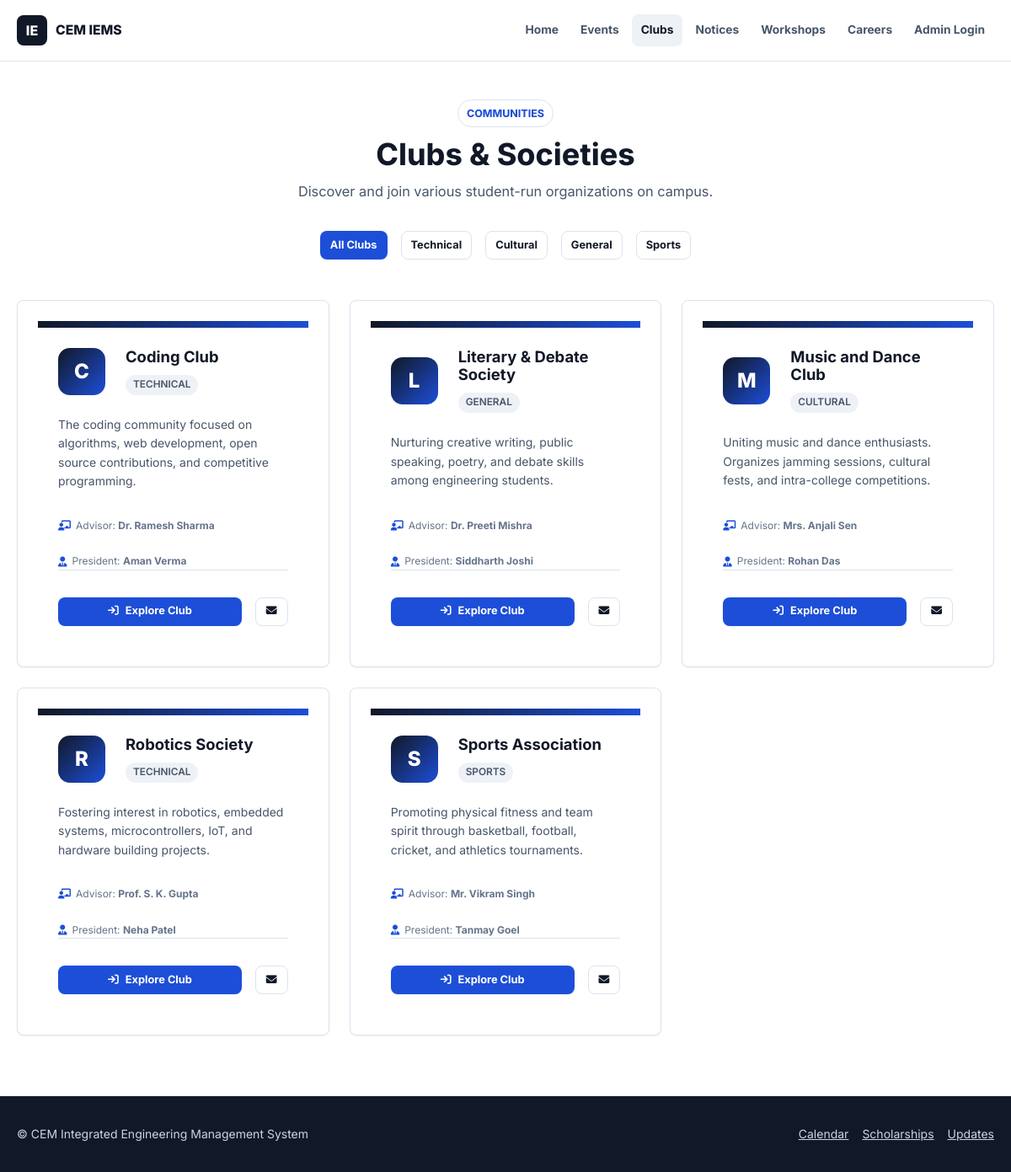
Page /clubs on the committed database.
### models/club.py (models this page shows, shortened)
class Club(db.Model):
    __tablename__ = 'clubs'
    id = db.Column(db.Integer, primary_key=True)
    name = db.Column(db.String(100), nullable=False)
    description = db.Column(db.Text)
    logo = db.Column(db.String(256))  # File path
    faculty = db.Column(db.String(100))  # Faculty advisor
    president = db.Column(db.String(100))  # President name (display)
    email = db.Column(db.String(120))
    phone = db.Column(db.String(20))
    category = db.Column(db.String(50), default='general')  # technical, cultural, sports, general
    is_active = db.Column(db.Boolean, default=True)
    events = db.relationship('Event', backref='club', lazy='dynamic')
    notices = db.relationship('Notice', backref='club', lazy='dynamic')

### routes/public.py (the view)
@public_bp.route('/clubs')
def clubs():
    category = request.args.get('category', '')
    query = Club.query.filter_by(is_active=True)
    if category:
        query = query.filter_by(category=category)
    clubs = query.order_by(Club.name.asc()).all()
    categories = db.session.query(Club.category).distinct().all()
    categories = [c[0] for c in categories if c[0]]
    return render_template('public/clubs.html', clubs=clubs, categories=categories, selected_category=category)

### templates/public/clubs.html (shortened to what this page needs)
{% extends "base.html" %}
{% block content %}
<section class="section bg-white">
    <div class="container">
        <div class="section-header">
            <div class="section-kicker">Communities</div>
            <h2>Clubs & Societies</h2>
            <p>Discover and join various student-run organizations on campus.</p>
        </div>
        <div class="mb-5 d-flex gap-2 justify-center flex-wrap">
            <a href="{{ url_for('public.clubs') }}" class="btn {% if not selected_category %}btn-primary{% else %}btn-secondary{% endif %} btn-sm">All Clubs</a>
            {% for cat in categories %}
            <a href="{{ url_for('public.clubs', category=cat) }}" class="btn {% if selected_category == cat %}btn-primary{% else %}btn-secondary{% endif %} btn-sm">{{ cat | title }}</a>
            {% endfor %}
        </div>
        <div class="cards-grid" style="grid-template-columns: repeat(auto-fill, minmax(320px, 1fr)); gap: 24px;">
            {% for club in clubs %}
            <article class="card card-hover p-0" style="overflow: hidden; display: flex; flex-direction: column; height: 100%;">
                <div style="height: 8px; background: linear-gradient(90deg, var(--primary), var(--accent-blue));"></div>
                <div style="padding: 1.5rem; display: flex; flex-direction: column; flex-grow: 1;">
                    <div class="d-flex align-center gap-3 mb-3">
                        <div style="width: 56px; height: 56px; border-radius: 14px; background: linear-gradient(135deg, var(--primary), var(--accent-blue)); color: #fff; display: flex; align-items: center; justify-content: center; font-size: 1.5rem; font-weight: 800; flex-shrink: 0;">{{ club.name[0] }}</div>
                        <div>
                            <h4 class="m-0 mb-1" style="font-size: 1.15rem; font-weight: 700; color: var(--primary);">{{ club.name }}</h4>
                            <span class="badge badge-secondary text-xs" style="text-transform: uppercase; font-weight: 600;">{{ club.category | title }}</span>
                        </div>
                    </div>
                    <p class="text-sm text-secondary mb-4" style="line-height: 1.6; flex-grow: 1;">{{ club.description[:140] }}{% if club.description|length > 140 %}...{% endif %}</p>
                    <div class="d-flex gap-3 mb-4 pb-3 border-bottom" style="flex-wrap: wrap;">
                        {% if club.faculty %}
                        <div class="text-xs text-muted" style="display: flex; align-items: center; gap: 6px;">
                            <i class="fa-solid fa-chalkboard-user" style="color: var(--accent-blue);"></i>
                            <span>Advisor: <strong>{{ club.faculty }}</strong></span>
                        </div>
                        {% endif %}
                        {% if club.president %}
                        <div class="text-xs text-muted" style="display: flex; align-items: center; gap: 6px;">
                            <i class="fa-solid fa-user-tie" style="color: var(--accent-blue);"></i>
                            <span>President: <strong>{{ club.president }}</strong></span>
                        </div>
                        {% endif %}
                    </div>
                    <div class="d-flex gap-2 mt-auto">
                        <a href="{{ url_for('public.club_detail', club_id=club.id) }}" class="btn btn-primary btn-sm" style="flex: 1;"><i class="fa-solid fa-arrow-right-to-bracket"></i> Explore Club</a>
                        {% if club.email %}
                        <a href="mailto:{{ club.email }}" class="btn btn-secondary btn-sm" title="Email Club" style="padding: 0 12px; display: inline-flex; align-items: center; justify-content: center;"><i class="fa-solid fa-envelope"></i></a>
                        {% endif %}
                    </div>
                </div>
            </article>
            {% else %}
            <div class="col-span-full text-center py-5">
                <p class="text-muted">No clubs found in this category.</p>
            </div>
            {% endfor %}
        </div>
    </div>
</section>
{% endblock %}

### templates/base.html (shortened to what this page needs)
<!DOCTYPE html>
<html lang="en">
<head>
    <link rel="stylesheet" href="https://cdnjs.cloudflare.com/ajax/libs/font-awesome/6.4.0/css/all.min.css">
    <link rel="stylesheet" href="{{ url_for('static', filename='css/main.css') }}">
    <link rel="stylesheet" href="{{ url_for('static', filename='css/public.css') }}">
    <link rel="stylesheet" href="{{ url_for('static', filename='css/responsive.css') }}">
</head>
<body>
    <nav class="navbar" id="navbar">
        <div class="nav-container">
            <a href="{{ url_for('public.home') }}" class="nav-logo">
                <span class="nav-logo-mark">IE</span>
                <span class="nav-logo-text">{{ config.COLLEGE_SHORT }} IEMS</span>
            </a>
            <ul class="nav-links" id="navLinks">
                <li><a href="{{ url_for('public.home') }}" class="{% if request.endpoint == 'public.home' %}active{% endif %}">Home</a></li>
                <li><a href="{{ url_for('public.events') }}" class="{% if request.endpoint == 'public.events' or request.endpoint == 'public.event_detail' %}active{% endif %}">Events</a></li>
                <li><a href="{{ url_for('public.clubs') }}" class="{% if request.endpoint == 'public.clubs' or request.endpoint == 'public.club_detail' %}active{% endif %}">Clubs</a></li>
                <li><a href="{{ url_for('public.notices') }}" class="{% if request.endpoint == 'public.notices' %}active{% endif %}">Notices</a></li>
                <li><a href="{{ url_for('public.workshops') }}" class="{% if request.endpoint == 'public.workshops' %}active{% endif %}">Workshops</a></li>
                <li><a href="{{ url_for('public.opportunities') }}" class="{% if request.endpoint == 'public.opportunities' %}active{% endif %}">Careers</a></li>
                {% if current_user.is_authenticated and current_user.role in ('super_admin', 'college_admin') %}
                <li><a href="{{ url_for('admin.dashboard') }}" class="btn btn-primary btn-sm">Dashboard</a></li>
                {% elif not current_user.is_authenticated %}
                <li><a href="{{ url_for('auth.login') }}">Admin Login</a></li>
                {% endif %}
            </ul>
        </div>
    </nav>
    <main>
        {% block content %}{% endblock %}
    </main>
    <footer class="site-footer">
        <div class="container d-flex justify-between align-center flex-wrap gap-2">
            <p class="text-sm m-0">&copy; {{ config.COLLEGE_SHORT }} Integrated Engineering Management System</p>
            <div class="d-flex gap-2 text-sm">
                <a href="{{ url_for('public.calendar') }}">Calendar</a>
                <a href="{{ url_for('public.scholarships') }}">Scholarships</a>
                <a href="{{ url_for('public.updates') }}">Updates</a>
            </div>
        </div>
    </footer>
</body>
</html>

### static/css/main.css (style rules this page uses)
:root { --primary: #111827; --primary-soft: #243041; --accent-blue: #1d4ed8; --accent-blue-light: #dbeafe; --accent-teal: #0f766e; --accent-teal-light: #ccfbf1; --accent-amber: #b45309; --bg: #f6f8fb; --surface: #ffffff; --surface-muted: #f1f5f9; --border: #dbe3ef; --border-strong: #cbd5e1; --text-primary: #111827; --text-secondary: #475569; --text-muted: #64748b; --danger: #dc2626; --warning: #d97706; --success: #059669; --info: #0284c7; --space-xs: 4px; --space-sm: 8px; --space-md: 16px; --space-lg: 24px; --space-xl: 32px; --space-2xl: 48px; --space-3xl: 64px; --radius-sm: 6px; --radius-md: 8px; --radius-lg: 8px; --shadow-sm: 0 1px 2px rgba(15, 23, 42, 0.06); --shadow-md: 0 10px 24px rgba(15, 23, 42, 0.08); --shadow-lg: 0 24px 56px rgba(15, 23, 42, 0.14); --transition-fast: 150ms ease; --transition: 220ms ease; }
* { box-sizing: border-box; margin: 0; padding: 0; }
html { scroll-behavior: smooth; }
body { min-height: 100vh; font-family: "Inter", system-ui, -apple-system, BlinkMacSystemFont, "Segoe UI", sans-serif; background: var(--bg); color: var(--text-primary); line-height: 1.55; -webkit-font-smoothing: antialiased; text-rendering: optimizeLegibility; }
a { color: var(--accent-blue); }
h1, h2, h3, h4, h5, h6 { color: var(--primary); font-weight: 750; line-height: 1.15; }
p { color: var(--text-secondary); }
.container { width: min(1180px, calc(100% - 40px)); margin: 0 auto; }
.section { padding: 72px 0; }
.bg-white { background: var(--surface); }
.section-header { max-width: 760px; margin: 0 auto 34px; text-align: center; }
.section-kicker, .hero-badge { display: inline-flex; align-items: center; gap: 8px; margin-bottom: 12px; padding: 6px 10px; border: 1px solid var(--border); border-radius: 999px; background: rgba(255, 255, 255, 0.72); color: var(--accent-blue); font-size: 0.78rem; font-weight: 750; text-transform: uppercase; }
.section-header h2 { font-size: clamp(1.85rem, 3vw, 2.55rem); margin-bottom: 10px; }
.section-header p { font-size: 1.02rem; }
.d-flex { display: flex; }
.align-center { align-items: center; }
.justify-center { justify-content: center; }
.justify-between { justify-content: space-between; }
.flex-wrap { flex-wrap: wrap; }
.gap-2 { gap: var(--space-md); }
.gap-3 { gap: var(--space-lg); }
.text-xs { font-size: 0.75rem; }
.text-sm { font-size: 0.875rem; }
.text-muted { color: var(--text-muted); }
.text-secondary { color: var(--text-secondary); }
.m-0 { margin: 0; }
.mb-1 { margin-bottom: var(--space-sm); }
.mb-3 { margin-bottom: var(--space-lg); }
.mb-4 { margin-bottom: var(--space-xl); }
.mb-5 { margin-bottom: var(--space-2xl); }
.p-0 { padding: 0; }
.border-bottom { border-bottom: 1px solid var(--border); }
.btn { min-height: 40px; padding: 10px 16px; border: 1px solid transparent; border-radius: var(--radius-md); display: inline-flex; align-items: center; justify-content: center; gap: 8px; color: inherit; text-decoration: none; font-family: inherit; font-size: 0.92rem; font-weight: 700; line-height: 1; white-space: nowrap; cursor: pointer; transition: transform var(--transition-fast), box-shadow var(--transition-fast), background var(--transition-fast), color var(--transition-fast), border-color var(--transition-fast); }
.btn-sm { min-height: 34px; padding: 8px 11px; font-size: 0.8rem; }
.btn-primary { background: var(--accent-blue); color: #fff; box-shadow: var(--shadow-sm); }
.btn-secondary, .btn-outline { background: #fff; color: var(--primary); border-color: var(--border); }
.card, .admin-table-card { background: var(--surface); border: 1px solid var(--border); border-radius: var(--radius-lg); box-shadow: var(--shadow-sm); }
.card { padding: 24px; }
.card-hover { transition: transform var(--transition), box-shadow var(--transition), border-color var(--transition); }
.badge { display: inline-flex; align-items: center; gap: 6px; min-height: 24px; padding: 4px 9px; border-radius: 999px; font-size: 0.74rem; font-weight: 750; line-height: 1; white-space: nowrap; }
.badge-secondary { background: #eef2f7; color: #475569; }
.cards-grid { display: grid; grid-template-columns: repeat(3, minmax(0, 1fr)); gap: 22px; }
.site-footer { background: #111827; color: #cbd5e1; padding: 34px 0; }
.site-footer p, .site-footer a { color: #cbd5e1; }

### rows in the picture
Club: name "C", name "Coding Club", category "TECHNICAL", description "The coding community focused on algorithms, web development, open source contributions, and competitive programming.", faculty "Dr. Ramesh Sharma", president "Aman Verma"
Club: name "L", name "Literary & Debate Society", category "GENERAL", description "Nurturing creative writing, public speaking, poetry, and debate skills among engineering students.", faculty "Dr. Preeti Mishra", president "Siddharth Joshi"
Club: name "M", name "Music and Dance Club", category "CULTURAL", description "Uniting music and dance enthusiasts. Organizes jamming sessions, cultural fests, and intra-college competitions.", faculty "Mrs. Anjali Sen", president "Rohan Das"
Club: name "R", name "Robotics Society", category "TECHNICAL", description "Fostering interest in robotics, embedded systems, microcontrollers, IoT, and hardware building projects.", faculty "Prof. S. K. Gupta", president "Neha Patel"
Club: name "S", name "Sports Association", category "SPORTS", description "Promoting physical fitness and team spirit through basketball, football, cricket, and athletics tournaments.", faculty "Mr. Vikram Singh", president "Tanmay Goel"

### other values in the picture
{{ config.COLLEGE_SHORT }} "CEM"
{{ cat | title }} "Technical" "Cultural" "General" "Sports"
